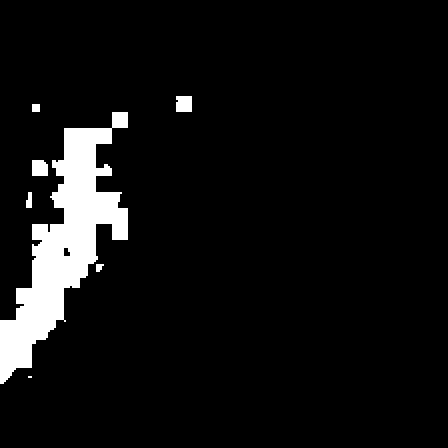
#> input picture eval_folder/preds/pred_1.tif, 448 x 448 px
$ jupyter execute --allow-errors eval_seg_model.ipynb
#> lines starting #> are read from the running program, lines starting #| are printed output that depends on the picture; after the words box and inside, x2 and y2 are one past the last pixel; in counts of white or black regions, pixels touching at a corner belong together
# Run this (imports)

[cell 1]
import os
import numpy as np
import pandas as pd
from PIL import Image
import matplotlib.pyplot as plt
from sklearn.metrics import confusion_matrix, ConfusionMatrixDisplay
from datetime import datetime

# read

This code computes evaluation metrics for the outputs of a binary semantic segmentation (pixel classification) model.

I include an example folder named 'eval_folder'

**Important**

By default this code works with rasters up to 178,956,970 pixels (13377 x 13377 square raster)
<br>
You can run the code on larger images by disabling this limit (uncomment and run cell below)

[cell 2]
# Image.MAX_IMAGE_PIXELS = None

You will have to test with different raster sizes to see what can your memory (RAM) handle.
<br>
When I tried on my side I could handle a 50000 x 50000 raster (2.5b pixels), using about 50 GB of RAM.

I see two options if the input rasters are too large

* Split them into smaller tiles
* Resize them (section below)

## Optional: resize rasters

[cell 3]
# define target image size
WIDTH = 10000
HEIGHT = 10000

[cell 4]
size_tuple = (WIDTH, HEIGHT)

# resize label
#> (the rest of this cell did not finish here and is left out)

# Run this: Define eval metrics

[cell 5]
# define function to calculate the Dice and IoU score for a given class id (by default class #1)
def calculate_metrics(cm, class_id=1):
    TP = cm[class_id, class_id]  # true positives
    FP = cm[:, class_id].sum() - TP  # false positives
    FN = cm[class_id, :].sum() - TP  # false negatives

    if TP == 0 and FP == 0 and FN == 0:
        test_dice = 1.0
        test_iou = 1.0
    else:
        # calculate dice
        test_dice = 2 * TP / (2 * TP + FP + FN + 1e-8) # small values to avoid divisions by 0

        # calculate iou
        test_iou = TP / (TP + FP + FN + 1e-8)

    return test_dice, test_iou

# Run one of the two below

## 1. Evaluate on a single example

**Input rasters**
* label.tif
<br>
The groud truth labels
<br>
*a 8-bit raster of binary (0 and 1) values, where 1 is your target class.*
* pred.tif
<br>
The model output (prediction)
<br>
*a 8-bit raster of binary (0 and 1) values, where 1 is your target class.*

**Output**
* Evaluation metrics
<br>
IoU and Dice score
<br>
*printed in the notebook*

[cell 6]
# define input raster paths
pred_raster_path = 'eval_folder/preds/pred_1.tif'
#> pred_raster_path = 'eval_folder/preds/pred_1.tif'
label_raster_path = 'eval_folder/labels/label_1.tif'

# open tiffs with pillow
pred = Image.open(pred_raster_path)
#> pred is the input picture: PIL image 448x448 L; values 0 (black) and 1 (white), 6.6% white; 7 white regions (1 under 20 px), largest, box (x1, y1, x2, y2) and area: (0, 112, 128, 384) 12596, (176, 96, 192, 112) 252, (32, 160, 48, 176) 244, (26, 192, 32, 208) 80, (32, 104, 40, 112) 64, (96, 264, 104, 272) 48
label = Image.open(label_raster_path)
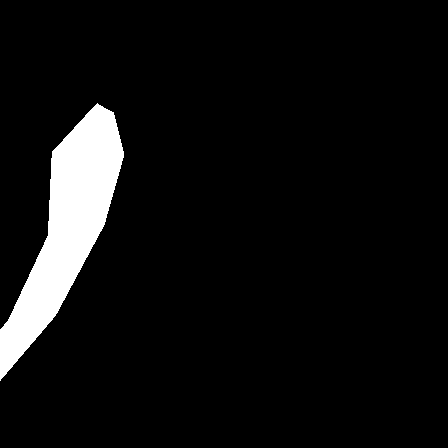
#> input picture eval_folder/labels/label_1.tif, 448 x 448 px
#> label is the input picture: PIL image 448x448 I;16; values 0 (black) and 1 (white), 6.5% white; 1 white region, box (x1, y1, x2, y2) and area: (0, 103, 124, 381) 12963

# convert to numpy arrays for faster calculation
pred = np.array(pred).flatten()
label = np.array(label).flatten()


# shape check
if pred.shape != label.shape:
    raise ValueError(f"Pred and label rasters have different shapes!")

# compute confusion matrix with scikit-learn confusion matrix tool
cm = confusion_matrix(pred, label)
#> cm = [[184640, 2772], [3101, 10191]]

# calculate dice with function
test_dice, test_iou = calculate_metrics(cm, class_id=1)
#> in calculate_metrics, `TP = cm[class_id, class_id]`: TP = 10191
#> in calculate_metrics, `FP = cm[:, class_id].sum() - TP`: FP = 2772
#> in calculate_metrics, `FN = cm[class_id, :].sum() - TP`: FN = 3101
#> in calculate_metrics, `test_dice = 2 * TP / (2 * TP + FP + FN + 1e-8)`: test_dice = 0.776
#> in calculate_metrics, `test_iou = TP / (TP + FP + FN + 1e-8)`: test_iou = 0.634
#> test_dice = 0.776; test_iou = 0.634
print(f'Dice for class 1: {test_dice:.4f}')
#| Dice for class 1: 0.7763
print(f'IoU for class 1: {test_iou:.4f}')
#| IoU for class 1: 0.6344

# display confusion matrix
disp = ConfusionMatrixDisplay(confusion_matrix=cm)
disp.plot()
plt.show()
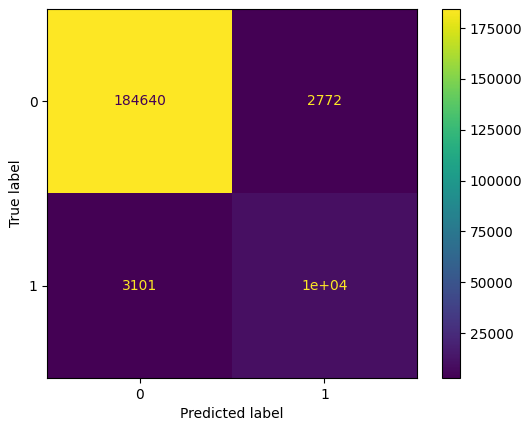
#> figure drawn by matplotlib, 2 panels
